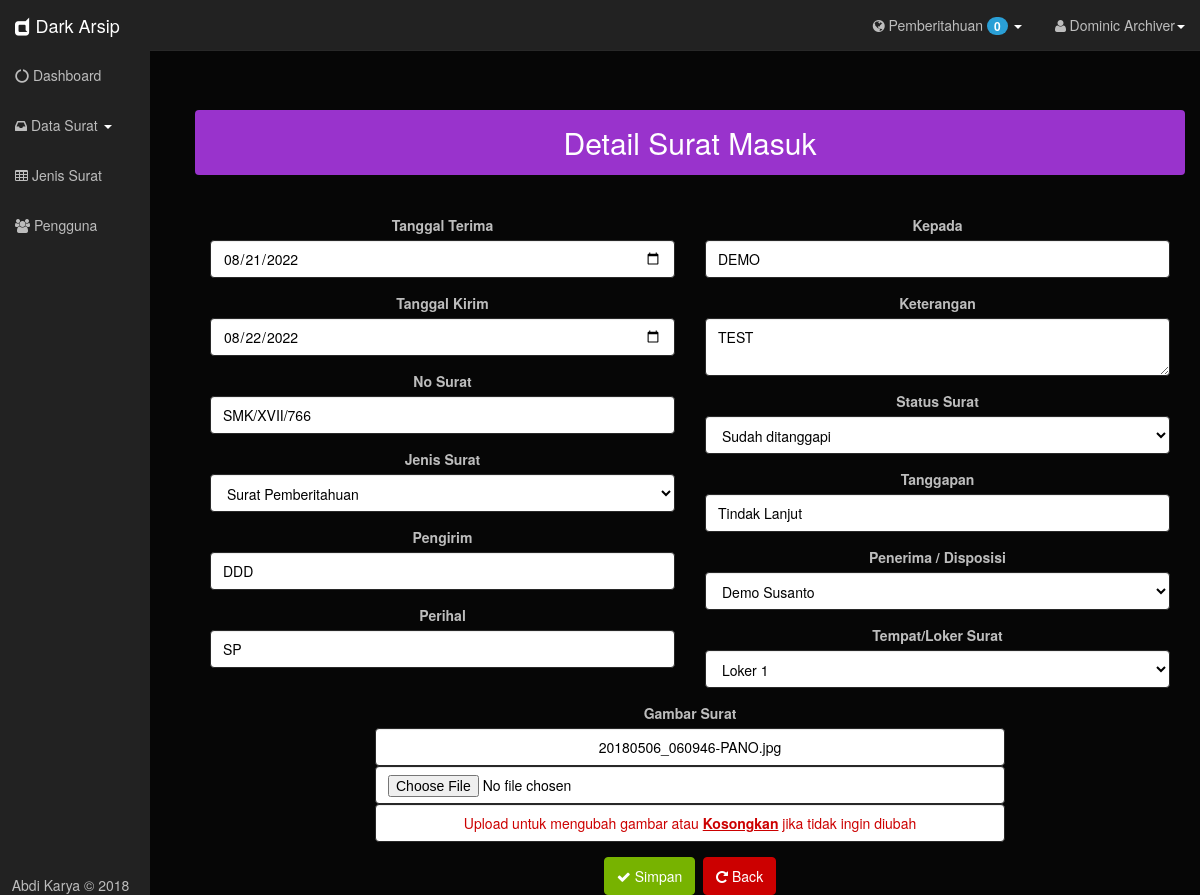
The app's page /dashboard.php?det_sm=7 (signed in) with its own data.
### tables this page shows
CREATE TABLE `surat_masuk` (
  `id_sm` int(11) NOT NULL,
  `tgl_terima` date DEFAULT NULL,
  `tgl_kirim` date DEFAULT NULL,
  `no_surat` varchar(15) DEFAULT NULL,
  `pengirim` varchar(30) DEFAULT NULL,
  `perihal` varchar(30) DEFAULT NULL,
  `pict` blob DEFAULT NULL,
  `id_jenissurat` int(11) DEFAULT NULL,
  `id_loker` int(11) DEFAULT NULL
);

CREATE TABLE `jenis_surat` (
  `id_jenissurat` int(11) NOT NULL,
  `jenis_surat` varchar(50) DEFAULT NULL
);

CREATE TABLE `disposisi` (
  `no_disposisi` int(11) NOT NULL,
  `kepada` varchar(30) DEFAULT NULL,
  `keterangan` text DEFAULT NULL,
  `status_surat` varchar(30) DEFAULT NULL,
  `tanggapan` varchar(30) DEFAULT '',
  `keputusan` varchar(7) DEFAULT NULL,
  `id_sm` int(11) DEFAULT NULL,
  `id_sk` int(11) DEFAULT NULL,
  `id_user` int(11) DEFAULT NULL
);

CREATE TABLE `user` (
  `id_user` int(11) NOT NULL,
  `nama_depan` varchar(30) DEFAULT NULL,
  `nama_belakang` varchar(30) DEFAULT NULL,
  `username` varchar(30) NOT NULL DEFAULT '',
  `password` varchar(50) NOT NULL DEFAULT '',
  `status` varchar(15) DEFAULT NULL,
  `level` varchar(15) DEFAULT NULL
);

CREATE TABLE `loker` (
  `id_loker` int(11) NOT NULL,
  `loker` varchar(15) DEFAULT NULL
);

### forms/det_surat_masuk.php (the view, shortened to what this page needs)
<?php $id_sm=$_GET['det_sm'];
$sql=$conn->query("SELECT * FROM surat_masuk a JOIN disposisi b ON a.id_sm=b.id_sm JOIN jenis_surat c ON a.id_jenissurat=c.id_jenissurat JOIN user d ON b.id_user=d.id_user JOIN loker e ON a.id_loker=e.id_loker WHERE a.id_sm='$id_sm'");
$r=$sql->fetch_assoc();
?>
<div class="page-wrapper">
	<center><h2 class="page-header alert alert-default bg-info">Detail Surat Masuk</h2><br>
	<form method="POST" enctype="multipart/form-data" action="core/edit.php">
		<div class="col-md-6">
			<div class="form-group">
				<label>Tanggal Terima</label>
				<input type="date" class="form-control" name="tgl_terima" value="<?php echo $r['tgl_terima']; ?>">
			</div>
			<div class="form-group">
				<label>Tanggal Kirim</label>
				<input type="date" class="form-control" name="tgl_kirim" value="<?php echo $r['tgl_kirim']; ?>">
			</div>
			<div class="form-group">
				<label>No Surat</label>
				<input type="text" class="form-control" name="no_surat" placeholder="Nomor Surat" value="<?php echo $r['no_surat']; ?>">
			</div>
			<div class="form-group">
				<label>Jenis Surat</label>
				<select class="form-control" name="id_jenis">
					<option value="<?php echo $r['id_jenissurat']; ?>"><?php echo $r['jenis_surat']; ?></option>
				</select>
			</div>
			<div class="form-group">
				<label>Pengirim</label>
				<input type="text" class="form-control" name="pengirim" placeholder="Nama Pengirim" value="<?php echo $r['pengirim']; ?>">
			</div>
			<div class="form-group">
				<label>Perihal</label>
				<input type="text" class="form-control" name="perihal" placeholder="Perihal Surat" value="<?php echo $r['perihal']; ?>">
			</div>
		</div>
		<div class="col-md-6">
			<div class="form-group">
				<label>Kepada</label>
				<input type="text" class="form-control" name="kepada" placeholder="Kepada" value="<?php echo $r['kepada']; ?>">
			</div>
			<div class="form-group">
				<label>Keterangan</label>
				<textarea name="keterangan" class="form-control"><?php echo $r['keterangan']; ?></textarea>
			</div>
			<div class="form-group">
				<label>Status Surat</label>
				<select name="status" class="form-control">
					<?php
					if ($r['status_surat']=='Sudah ditanggapi') {
						echo "<option disabled selected value='$r[status_surat]'>$r[status_surat]</option>";
					}
					else {
						echo "<option value='$r[status_surat]'>$r[status_surat]</option>";
					}
					?>
				</select>
			</div>
			<div class="form-group">
				<label>Tanggapan</label>
				<input type="text" class="form-control" name="tanggapan" placeholder="Tanggapan Surat" value="<?php echo $r['tanggapan']; ?>">
			</div>
			<div class="form-group">
				<label>Penerima / Disposisi</label>
				<select class="form-control" name="id_user" required>
					<option value="<?php echo $r['id_user']; ?>"><?php echo $r['nama_depan']." ".$r['nama_belakang']; ?></option>
				</select>
			</div>
			<div class="form-group">
				<label>Tempat/Loker Surat</label>
				<select class="form-control" name="loker" required>
					<option value="<?php echo $r['id_loker']; ?>"><?php echo $r['loker']; ?></option>
				</select>
			</div>
		</div>
		<div class="col-md-8 col-md-offset-2">
			<div class="form-group">
				<label>Gambar Surat</label>
				<?php if (empty($r['pict'])) {
					echo "<span class='text-danger form-control'>Belum ada file ter-upload!</span>
					<input type='file' class='form-control' name='upload'>";
				}
				else {
					echo "<a class='form-control' target='_blank' href='?embed_sm=$r[id_sm]'>$r[pict]</a>
					<input type='file' class='form-control' name='upload'>
					<p class='text-danger form-control'>Upload untuk mengubah gambar atau <strong><u>Kosongkan</u></strong> jika tidak ingin diubah</p>";
				}
				?>
			</div>
			<center><button type="submit" class="btn btn-success" name="e_incom"><i class="fa fa-check"></i> Simpan</button>&nbsp;&nbsp;<button type="reset" class="btn btn-danger" onclick="history.go(-1)"><i class="fa fa-repeat"></i> Back</button></center>
		</div>
	</form>
</div>

### records on screen
surat_masuk: tgl_terima "08/21/2022", tgl_kirim "08/22/2022", no_surat "SMK/XVII/766", id_jenis "Surat Pemberitahuan", pengirim "DDD", perihal "SP", kepada "DEMO", keterangan "TEST", tanggapan "Tindak Lanjut", id_user "Demo Susanto", loker "Loker 1", pict "20180506_060946-PANO.jpg"
disposisi: status "Sudah ditanggapi"

### other values on screen
mysqli_num_rows($query) "0"
$_SESSION['dpn'] "Dominic"
$_SESSION['blk'] "Archiver"
